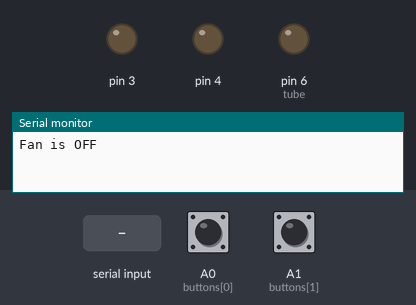
Recording of a sketch running on a simulated Arduino Uno, built with avr-gcc and run on an emulated ATmega328P. Shown: output pins drawn as LEDs (lit = HIGH), the last lines printed to the serial monitor. Inputs (shaded band) come from the test bench; at power-on: A0 (buttons[0]) HIGH, A1 (buttons[1]) HIGH.

Above: at 1.2 s.
1.3 s: "F" received over Serial
At 2.2 s:
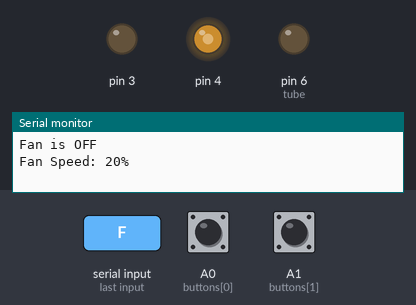
2.8 s: A0 (buttons[0]) pulled LOW for 0.15 s
At 3.8 s:
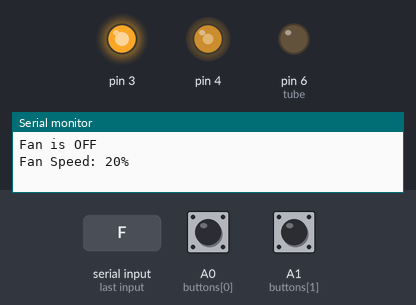
4.4 s: "T" received over Serial
At 5.6 s:
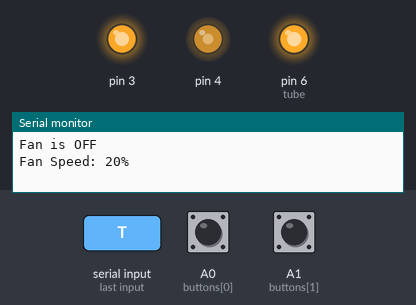
5.9 s: A0 (buttons[0]) pulled LOW for 1 s
At 6.2 s:
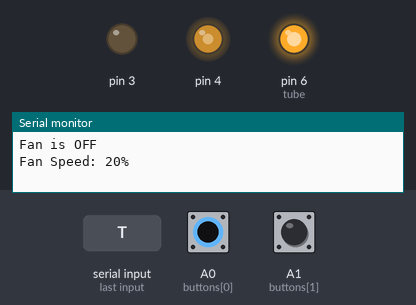
8.4 s: A1 (buttons[1]) pulled LOW for 0.15 s
At 9.3 s:
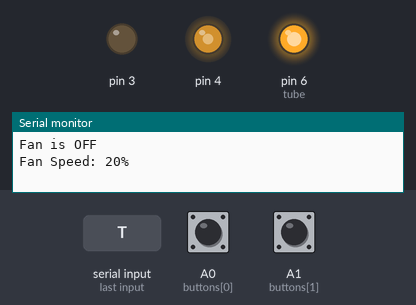
10.0 s: A1 (buttons[1]) pulled LOW for 1 s
At 10.8 s:
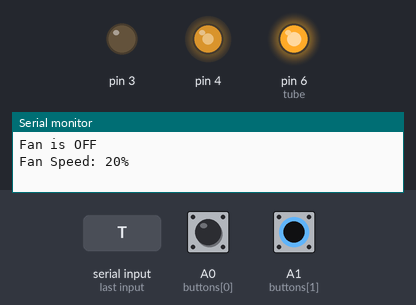
Timing chart, 0 to 13.0 s (numbered marks = the images above; inputs shaded):
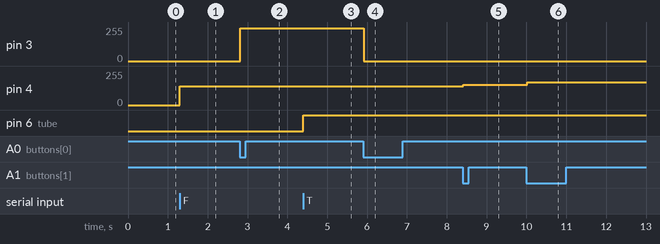

Measured:
- after the input at 1.3 s, pin 4: 0/255 → 140/255 at once
- after the input at 2.8 s, pin 3: 0/255 → 244/255 at once
- after the input at 4.4 s, pin 6 (tube): LOW → HIGH at once
- after the input at 5.9 s, pin 3: 244/255 → 0/255 at once
- after the input at 8.4 s, pin 4: 140/255 → 153/255 at once
- after the input at 10.0 s, pin 4: 153/255 → 170/255 at once

The sketch:

main.ino
```cpp
#include <RBDdimmer.h> //dimmer library

#define zerocross  2
#define fanOut  4 //FAN OUT
#define lightsOut 3 //LIGHTS OUT
#define NUMBUTTONS sizeof(buttons)
#define tube 6
#define Fan 0
#define Lights 1
#define Tube 2
byte buttons[] = {A0, A1};

dimmerLamp dimmer1(fanOut);// FAN OUT
dimmerLamp dimmer2(lightsOut);// LIGHTS OUT
byte pressed[NUMBUTTONS], justpressed[NUMBUTTONS], justreleased[NUMBUTTONS];
byte previous_keystate[NUMBUTTONS], current_keystate[NUMBUTTONS];

int State[] = {0, 0, 0};

long time = 0;    //the last time the output pin was toggled
long debounceTime = 10;    //the debounce time, increase if the output flickers (was 150)

int fanSpeed;

char Received = ' ';
bool canPrint = true;

void setup() {
  Serial.begin(9600);
  dimmer1.begin(NORMAL_MODE, OFF);
  dimmer2.begin(NORMAL_MODE, OFF);
  for (byte i = 0; i < NUMBUTTONS; i++) pinMode(buttons[i], INPUT_PULLUP);
  pinMode(tube, OUTPUT);
}

void loop() {
    if (Serial.available() > 0) {
      Received = Serial.read();
    }
    if (Received == 'F') State[Fan]++, Received = ' ', canPrint = true;
    if (Received == 'L') State[Lights]++, Received = ' ';
    if (Received == 'T') State[Tube]++, Received = ' ';

    byte pressedButton = thisSwitch_justPressed();
    switch(pressedButton) {
        case 0:
            State[Lights]++;
        break;
        case 1:
             State[Fan]++;
        break;
    }
    switch(State[Fan]){
        case 1:
            dimmer1.setState(ON);
            dimmer1.setPower(55);
            fanSpeed = 20;
        break;
        case 2:
            dimmer1.setPower(60);
            fanSpeed = 40;
        break;
        case 3:
            dimmer1.setPower(67);
            fanSpeed = 60;
        break;
        case 4:
            dimmer1.setPower(75);
            fanSpeed = 80;
        break;
        case 5:
            dimmer1.setPower(94);
            fanSpeed = 100;
        break;
        default:
            dimmer1.setPower(0);
            dimmer1.setState(OFF);
            if (canPrint){
                Serial.println("Fan is OFF");
                canPrint = false;
            }
            fanSpeed = 0;
            State[Fan] = 0;
        break;
    }

    if (State[Fan] && canPrint){
        Serial.print("Fan Speed:");
        printSpace(dimmer1.getPower());
        Serial.print(fanSpeed);
        Serial.println("%");
        canPrint = false;
    }

    switch(State[Lights]){
        case 1:
            dimmer2.setState(ON);
            dimmer2.setPower(96);
        break;
        default:
            dimmer2.setPower(0);
            dimmer2.setState(OFF);
            State[Lights] = 0;
        break;
    }

    switch(State[Tube]){
        case 1:
            digitalWrite(tube, HIGH);
        break;
        default:
            digitalWrite(tube, LOW);
            State[Tube] = 0;
        break;
    }

}

void printSpace(int val){
  if ((val / 100) == 0) Serial.print(" ");
  if ((val / 10) == 0) Serial.print(" ");
}

void check_switches(){
  static byte previousstate[NUMBUTTONS];
  static byte currentstate[NUMBUTTONS];
  static long lasttime;
  byte index;
  if (millis() < lasttime) lasttime = millis();
  if ((lasttime + debounceTime) > millis()) return;
  // ok we have waited debounceTime milliseconds, lets reset the timer
  lasttime = millis();
  for (index = 0; index < NUMBUTTONS; index++) {
    justpressed[index] = 0;       //when we start, we clear out the "just" indicators
    justreleased[index] = 0;
    currentstate[index] = digitalRead(buttons[index]);   //read the button
    if (currentstate[index] == previousstate[index]) {
      if ((pressed[index] == LOW) && (currentstate[index] == LOW)) {
        // just pressed
        justpressed[index] = 1;
      }
      else if ((pressed[index] == HIGH) && (currentstate[index] == HIGH)) {
        justreleased[index] = 1; // just released
      }
      pressed[index] = !currentstate[index];  //remember, digital HIGH means NOT pressed
    }
    previousstate[index] = currentstate[index]; //keep a running tally of the buttons
  }
}

byte thisSwitch_justPressed() {
  byte thisSwitch = 255;
  check_switches();  //check the switches &amp; get the current state
  for (byte i = 0; i < NUMBUTTONS; i++) {
    current_keystate[i]=justpressed[i];
    if (current_keystate[i] != previous_keystate[i]) {
      if (current_keystate[i]) thisSwitch=i;
    }
    previous_keystate[i]=current_keystate[i];
  }
  return thisSwitch;
}
```
